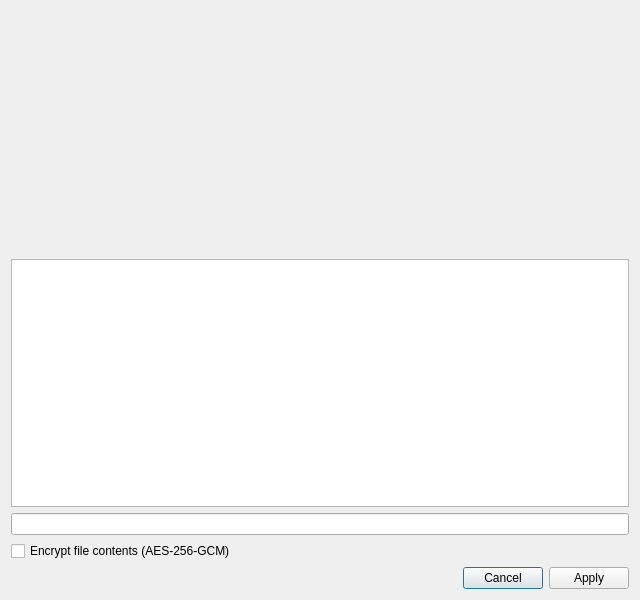
<?xml version="1.0" encoding="UTF-8"?>
<ui version="4.0">
 <class>FileShareDlg</class>
 <widget class="QDialog" name="FileShareDlg">
  <property name="geometry">
   <rect>
    <x>0</x>
    <y>0</y>
    <width>640</width>
    <height>600</height>
   </rect>
  </property>
  <property name="windowTitle">
   <string>Share Files</string>
  </property>
  <layout class="QVBoxLayout" name="verticalLayout_2">
   <item>
    <layout class="QHBoxLayout" name="horizontalLayout">
     <property name="spacing">
      <number>0</number>
     </property>
     <item>
      <spacer name="verticalSpacer">
       <property name="orientation">
        <enum>Qt::Vertical</enum>
       </property>
       <property name="sizeHint" stdset="0">
        <size>
         <width>0</width>
         <height>0</height>
        </size>
       </property>
      </spacer>
     </item>
     <item>
      <layout class="QVBoxLayout" name="verticalLayout">
       <item>
        <widget class="PixmapRatioLabel" name="pixmapRatioLabel">
         <property name="sizePolicy">
          <sizepolicy hsizetype="Expanding" vsizetype="Expanding">
           <horstretch>0</horstretch>
           <verstretch>0</verstretch>
          </sizepolicy>
         </property>
        </widget>
       </item>
       <item>
        <widget class="QListView" name="lv_files"/>
       </item>
      </layout>
     </item>
    </layout>
   </item>
   <item>
    <widget class="QLineEdit" name="lineEdit"/>
   </item>
   <item>
    <widget class="QCheckBox" name="cb_encrypt">
     <property name="text">
      <string>Encrypt file contents (AES-256-GCM)</string>
     </property>
     <property name="toolTip">
      <string>Upload encrypted bytes and protect the file key in an end-to-end encrypted message.</string>
     </property>
    </widget>
   </item>
   <item>
    <widget class="QDialogButtonBox" name="buttonBox">
     <property name="orientation">
      <enum>Qt::Horizontal</enum>
     </property>
     <property name="standardButtons">
      <set>QDialogButtonBox::Apply|QDialogButtonBox::Cancel</set>
     </property>
    </widget>
   </item>
  </layout>
 </widget>
 <customwidgets>
  <customwidget>
   <class>PixmapRatioLabel</class>
   <extends>QLabel</extends>
   <header>pixmapratiolabel.h</header>
  </customwidget>
 </customwidgets>
 <resources/>
 <connections>
  <connection>
   <sender>buttonBox</sender>
   <signal>accepted()</signal>
   <receiver>FileShareDlg</receiver>
   <slot>accept()</slot>
   <hints>
    <hint type="sourcelabel">
     <x>248</x>
     <y>254</y>
    </hint>
    <hint type="destinationlabel">
     <x>157</x>
     <y>274</y>
    </hint>
   </hints>
  </connection>
  <connection>
   <sender>buttonBox</sender>
   <signal>rejected()</signal>
   <receiver>FileShareDlg</receiver>
   <slot>reject()</slot>
   <hints>
    <hint type="sourcelabel">
     <x>316</x>
     <y>260</y>
    </hint>
    <hint type="destinationlabel">
     <x>286</x>
     <y>274</y>
    </hint>
   </hints>
  </connection>
 </connections>
</ui>
